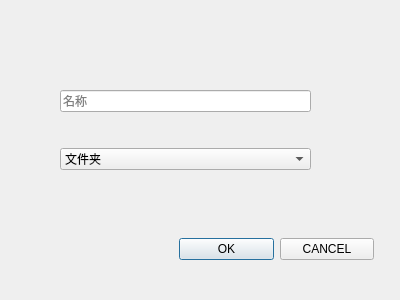
<?xml version="1.0" encoding="UTF-8"?>
<ui version="4.0">
 <class>Dialog</class>
 <widget class="QDialog" name="Dialog">
  <property name="geometry">
   <rect>
    <x>0</x>
    <y>0</y>
    <width>400</width>
    <height>300</height>
   </rect>
  </property>
  <property name="windowTitle">
   <string>Dialog</string>
  </property>
  <widget class="QWidget" name="verticalLayoutWidget">
   <property name="geometry">
    <rect>
     <x>60</x>
     <y>60</y>
     <width>251</width>
     <height>141</height>
    </rect>
   </property>
   <layout class="QVBoxLayout" name="verticalLayout">
    <item>
     <widget class="QLineEdit" name="lineEdit">
      <property name="placeholderText">
       <string>名称</string>
      </property>
     </widget>
    </item>
    <item>
     <widget class="QComboBox" name="comboBox">
      <item>
       <property name="text">
        <string>文件夹</string>
       </property>
      </item>
      <item>
       <property name="text">
        <string>文件</string>
       </property>
      </item>
     </widget>
    </item>
   </layout>
  </widget>
  <widget class="QWidget" name="horizontalLayoutWidget">
   <property name="geometry">
    <rect>
     <x>179</x>
     <y>229</y>
     <width>195</width>
     <height>41</height>
    </rect>
   </property>
   <layout class="QHBoxLayout" name="horizontalLayout">
    <item>
     <widget class="QPushButton" name="OKPushButton">
      <property name="text">
       <string>OK</string>
      </property>
     </widget>
    </item>
    <item>
     <widget class="QPushButton" name="CancelushButton">
      <property name="text">
       <string>CANCEL</string>
      </property>
     </widget>
    </item>
   </layout>
  </widget>
 </widget>
 <resources/>
 <connections/>
</ui>
